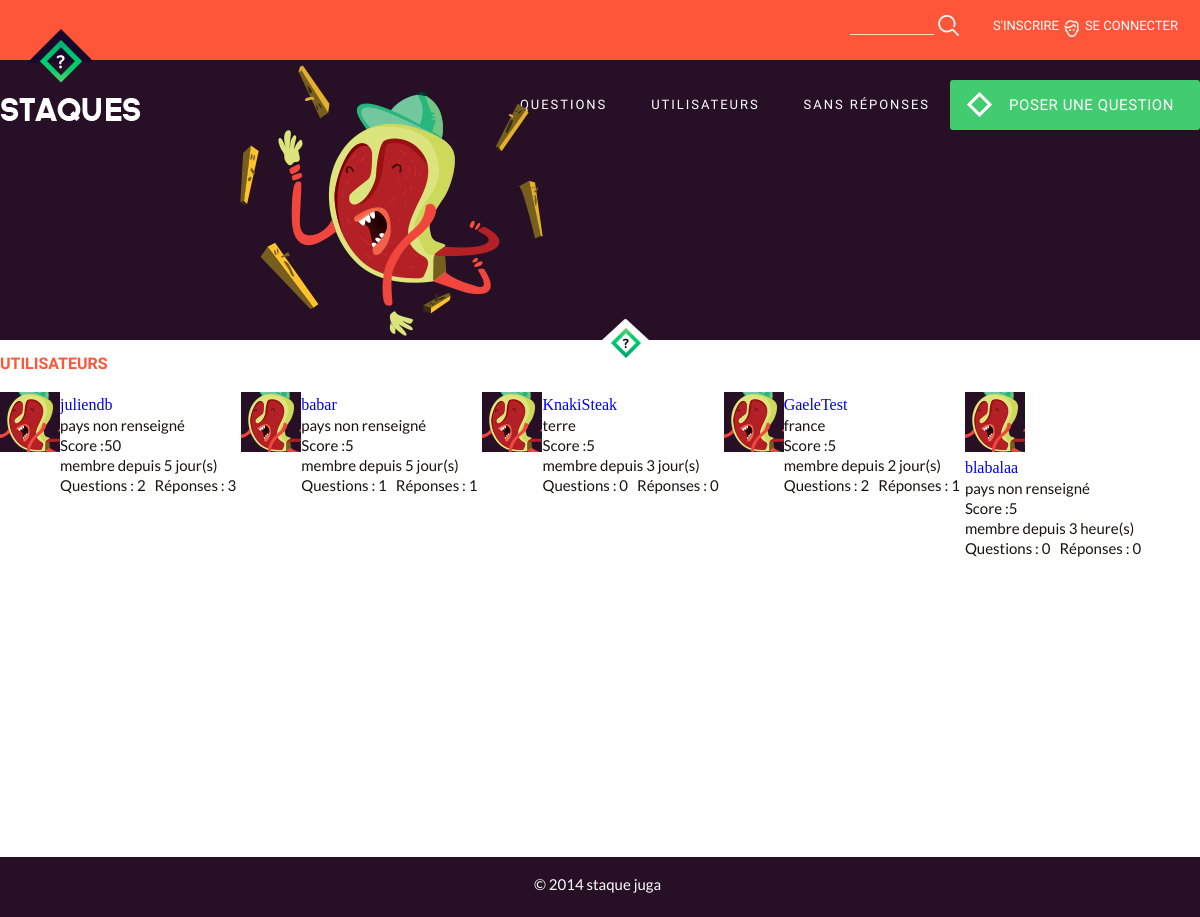
The page /index.php?page=usersHome on the database its author committed.
### tables this page shows
CREATE TABLE IF NOT EXISTS `users` (
  `id_user` int(11) NOT NULL AUTO_INCREMENT,
  `user_name` varchar(250) DEFAULT NULL,
  `user_pseudo` varchar(50) NOT NULL,
  `email` varchar(250) NOT NULL,
  `status` tinyint(1) DEFAULT NULL,
  `country` varchar(250) DEFAULT NULL,
  `language` varchar(250) DEFAULT NULL,
  `job` varchar(250) DEFAULT NULL,
  `password` varchar(250) NOT NULL,
  `salt` varchar(250) NOT NULL,
  `token` varchar(250) NOT NULL,
  `score` int(11) NOT NULL,
  `img_profile` varchar(250) DEFAULT NULL,
  `dateCreated` datetime NOT NULL,
  `dateModified` datetime NOT NULL,
  PRIMARY KEY (`id_user`)
);

### functions.php (called while the page is built, shortened)
<?php
	function usersHome(){
		showPage();
	}
	function showPage(){
		global $page;
		include("pages/".$page.".php");
	}

### functions/gestionUsers.php (called while the page is built, shortened)
<?php
	function selectUsersHome()
	{
		global $dbh;
		$sql = "SELECT 	U.id_user,
						U.user_pseudo,
						U.img_profile,
						U.country,
						U.score,
						U.dateCreated,
						U.dateModified,
						COUNT(DISTINCT(Q.id_question)) AS TotalQuestions,
						COUNT(DISTINCT(A.id_answer)) AS TotalAnswers
				FROM users AS U
				LEFT JOIN questions AS Q ON Q.id_user = U.id_user
				LEFT JOIN answers AS A ON A.id_user = U.id_user
				GROUP BY U.id_user";
		$stmt = $dbh->prepare($sql);
		$stmt->execute();
		return $stmt->fetchAll();
	}

### functions/utilitaires.php (called while the page is built, shortened)
<?php
	function getBetweenDate($date1, $date2 = "NOW")
	{
		$date1 = date($date1);
		if ($date2 == "NOW") $date2 = date("Y-m-d H:i:s");
		else $date2 = date($date2);
		$dateFrom = new DateTime($date1);
		$dateNow = new DateTime($date2);
		$interval = $dateNow->diff($dateFrom);
		$diff_s = $interval->format('%s');
		$diff_i = $interval->format('%i');
		$diff_h = $interval->format('%h');
		$diff_d = $interval->format('%d');
		$diff_m = $interval->format('%m');
		$diff_y = $interval->format('%y');
		if ($diff_s < 60) $text = $diff_s." seconde(s)";
		if ($diff_s = 0) $text = "1 seconde(s)";
		if ($diff_s >= 60 || $diff_i >= 1) $text = $diff_i." minute(s)";
		if ($diff_i >= 60 || $diff_h >= 1) $text = $diff_h." heure(s)";
		if ($diff_h >= 24 || $diff_d >= 1) $text = $diff_d." jour(s)";
		return $text;
	}
	function goUserLink($id_user)
	{
		return "index.php?page=userDetails&id_user=" . $id_user;
	}

### pages/usersHome.php (the view, shortened to what this page needs)
<?php
	$users = selectUsersHome();
?>
	<main class="container">
		<section id="allUsers">
			<div id="title">
				<h1>Utilisateurs</h1>
			</div>
			<div id="users">
			<?php
				foreach ($users as $user):
				$id_user= $user['id_user'];
			?>
				<div class="user">
					<a id="profile" href="<?php echo goUserLink($id_user); ?>" >
						<img width="60px" height="60px" src="<?php echo $user['img_profile']; ?>" >
					</a>
					<div>
						<a id="pseudo" href="<?php echo goUserLink($id_user); ?>" ><?php echo $user['user_pseudo']; ?></a>
						<p><?php echo (!empty($user['country'])) ? $user['country'] : "pays non renseigné"; ?></p>
						<p>Score :<?php echo $user['score']; ?></p>
						<?php
							$dateCreated = $user['dateCreated'];
							$date = "membre depuis ".getBetweenDate($dateCreated);
						?>
						<p><?php echo $date; ?></p>
						<span>
							<p>Questions : <?php echo $user['TotalQuestions']; ?></p>
							<p>Réponses : <?php echo $user['TotalAnswers']; ?></p>
						</span>
					</div>
				</div>
				<?php endforeach; ?>
			</div>
		</section>
	</main>

### css/style.css (style rules this page uses)
html, body, div, span, applet, object, iframe, h1, h2, h3, h4, h5, h6, p, blockquote, pre, a, abbr, acronym, address, big, cite, code, del, dfn, em, img, ins, kbd, q, s, samp, small, strike, strong, sub, sup, tt, var, b, u, i, center, dl, dt, dd, ol, ul, li, fieldset, form, label, legend, table, caption, tbody, tfoot, thead, tr, th, td, article, aside, canvas, details, embed, figure, figcaption, footer, header, hgroup, menu, nav, output, ruby, section, summary, time, mark, audio, video { margin: 0; padding: 0; border: 0; font-size: 100%; font: inherit; vertical-align: baseline; }
article, aside, details, figcaption, figure, footer, header, hgroup, menu, nav, section { display: block; }
body { line-height: 1; }
.container { max-width: 1200px; margin: auto; }
a { text-decoration:none; }
.container h1 { font-family: 'ubuntu'; font-size: 16px; color: #ff5639; text-transform: uppercase; font-weight: 700; }
p { display: inline; font-family: 'lato'; color: #171210; font-size: 15px; font-weight: 400; display: inline; text-decoration: none; margin-right: 5px; }
.user #profile { float: left; }
.user div { float: left; */ }
.user div p, .user div a, .user span { display: block; margin-top: 5px; }
.user span p { display: inline; }
#allUsers { padding-bottom: 450px; }
#title { padding-bottom:20px; }

### rows shown on the page
users: img_profile (placeholder picture), user_pseudo "juliendb", country "pays non renseigné", score "50", dateCreated "membre depuis 5 jour(s)", TotalQuestions "2", TotalAnswers "3"
users: img_profile (placeholder picture), user_pseudo "babar", shows "pays non renseigné", score "5", dateCreated "membre depuis 5 jour(s)", TotalQuestions "1", TotalAnswers "1"
users: img_profile (placeholder picture), user_pseudo "KnakiSteak", country "terre", score "5", dateCreated "membre depuis 3 jour(s)", TotalQuestions "0", TotalAnswers "0"
users: img_profile (placeholder picture), user_pseudo "GaeleTest", country "france", score "5", dateCreated "membre depuis 2 jour(s)", TotalQuestions "2", TotalAnswers "1"
users: img_profile (placeholder picture), user_pseudo "blabalaa", shows "pays non renseigné", score "5", dateCreated "membre depuis 3 heure(s)", TotalQuestions "0", TotalAnswers "0"
